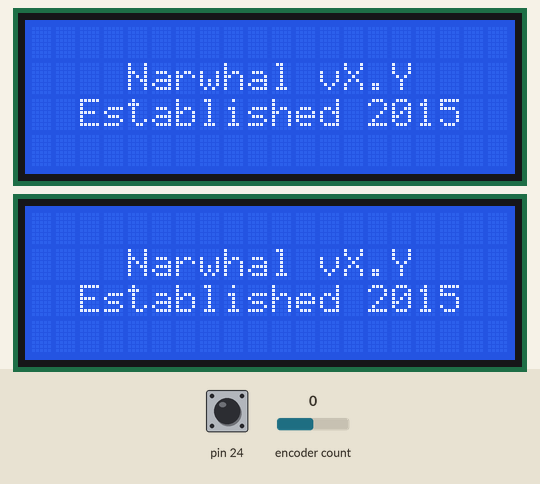
Simulated run of this sketch. Board: Arduino Mega 2560, built with avr-gcc and run on an emulated ATmega2560. On the bench: 2 × 20×4 character LCD. Inputs (shaded band) come from the test bench; at power-on: pin 24 HIGH, encoder count 0.

Above: at 0.2 s.
At 3.3 s:
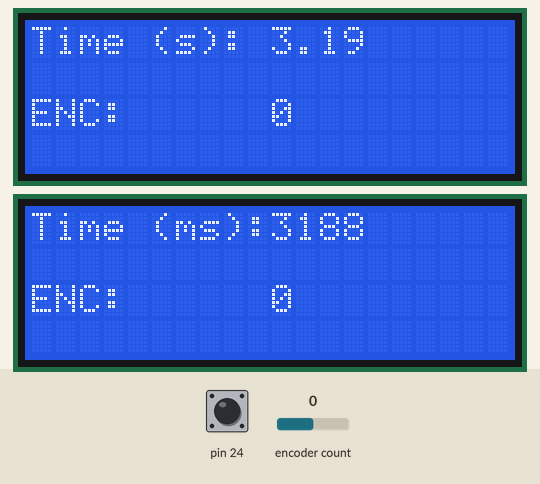
At 12.3 s:
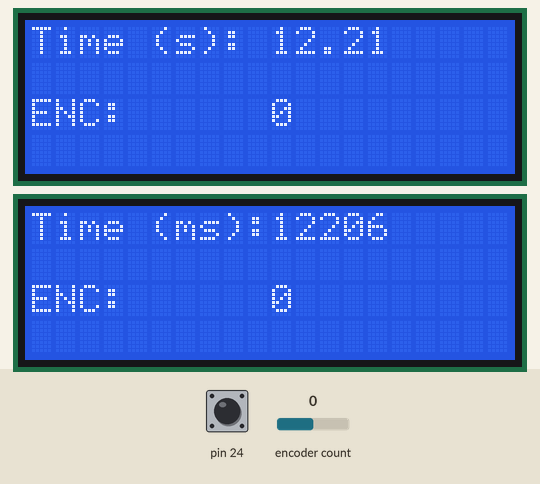
At 21.3 s:
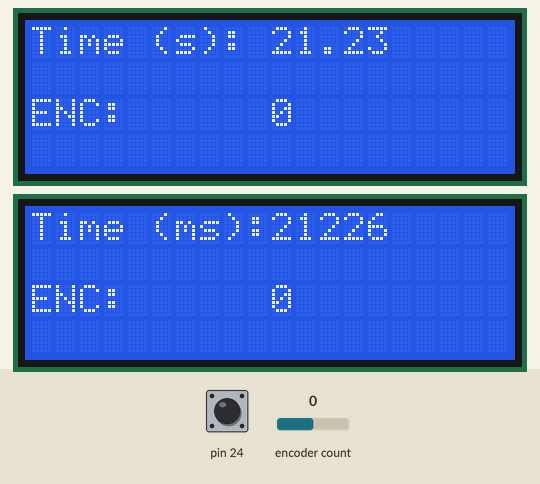
At 30.3 s:
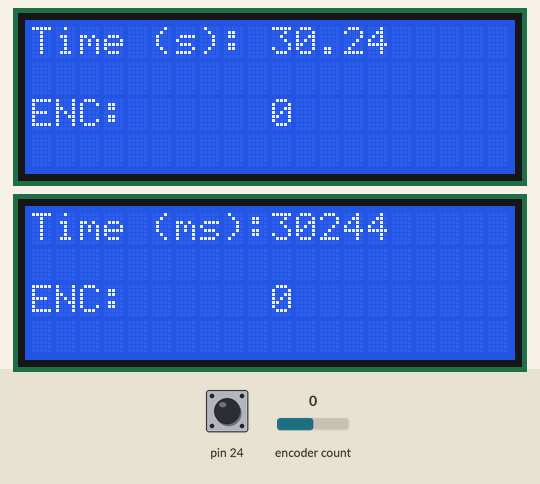
At 39.4 s:
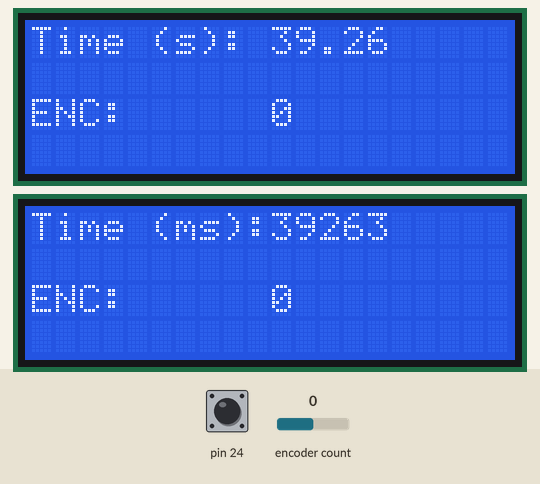

The sketch:

HardwareTest.ino
```cpp
#include <LiquidCrystal.h>

#include <ClickEncoder.h>


// include the library code:
#include <Arduino.h>
#include <TimerOne.h>
#include <Wire.h>
#include <LiquidCrystal_I2C.h>


#define LCD_1_BACKLIGHT_PIN     3
#define LCD_1_En_pin  2
#define LCD_1_Rw_pin  1
#define LCD_1_Rs_pin  0
#define LCD_1_D4_pin  4
#define LCD_1_D5_pin  5
#define LCD_1_D6_pin  6
#define LCD_1_D7_pin  7

#define HLT_ENC_A 22
#define HLT_ENC_B 23
#define HLT_ENC_SW 24
#define HLT_ENC_DEG_PER_NOTCH 4

#define MAIN_ENC_A 31
#define MAIN_ENC_B 32
#define MAIN_ENC_SW 33
#define MAIN_ENC_DEG_PER_NOTCH 1

// initialize the library with the numbers of the interface pins
LiquidCrystal_I2C lcd( 0x27, LCD_1_En_pin , LCD_1_Rw_pin, LCD_1_Rs_pin, LCD_1_D4_pin, LCD_1_D5_pin, LCD_1_D6_pin, LCD_1_D7_pin );
LiquidCrystal_I2C lcd2( 0x26, LCD_1_En_pin , LCD_1_Rw_pin, LCD_1_Rs_pin, LCD_1_D4_pin, LCD_1_D5_pin, LCD_1_D6_pin, LCD_1_D7_pin );

ClickEncoder *ENC1;
int16_t last1, value1;
//ClickEncoder *ENC2;
int16_t last2, value2;

void timerIsr() {
  ENC1->service();
  //ENC2->service();
}

void setup() {

  ENC1 = new ClickEncoder(HLT_ENC_A, HLT_ENC_B, HLT_ENC_SW, HLT_ENC_DEG_PER_NOTCH);
  //ENC2 = new ClickEncoder(MAIN_ENC_A, MAIN_ENC_B, MAIN_ENC_SW, MAIN_ENC_DEG_PER_NOTCH);
  Timer1.initialize(1000);
  Timer1.attachInterrupt(timerIsr);
  last1 = -1;
  last2 = -1;

  pinMode(22,OUTPUT);
  digitalWrite(22, HIGH);       // turn on pullup resistors

  pinMode (A0, INPUT);
  pinMode (A1, INPUT);
  //analogReference(INTERNAL1V1);

  Serial.begin(9600);
  //Setup the LCD
  lcd.setBacklightPin(LCD_1_BACKLIGHT_PIN,POSITIVE);
  lcd.setBacklight(HIGH);
  lcd.begin (20,4);

  lcd2.setBacklightPin(LCD_1_BACKLIGHT_PIN,POSITIVE);
  lcd2.setBacklight(HIGH);
  lcd2.begin (20,4);

  lcd.setCursor(4,1);
  lcd.print("Narwhal vX.Y");
  lcd.setCursor(2,2);
  lcd.print("Established 2015");

  lcd2.setCursor(4,1);
  lcd2.print("Narwhal vX.Y");
  lcd2.setCursor(2,2);
  lcd2.print("Established 2015");
  delay(3000);
  lcd.clear();
  lcd2.clear();
}

unsigned long lastdisplayUpdate = 0;
unsigned long displayUpdateFrequencyMillis = 500;

void loop() {

  value1 += ENC1->getValue();
  //value2 += ENC2->getValue();
  if (value1 != last1) {
    last1 = value1;
  }
  if (value2 != last2) {
    last2 = value2;
  }

  //uPDATE dISPAY
  unsigned long currentMillis = millis();

  if (currentMillis > (lastdisplayUpdate + displayUpdateFrequencyMillis))
  {
    lastdisplayUpdate = currentMillis;
    float time_s = (float)currentMillis/1000;

    lcd.setCursor(0,0);
    lcd.print("Time (s):");
    lcd.setCursor(10,0);
    lcd.print(time_s);
    lcd.setCursor(0,2);
    lcd.print("ENC:");
    lcd.setCursor(10,2);
    lcd.print(value1);

    lcd2.setCursor(0,0);
    lcd2.print("Time (ms):");
    lcd2.setCursor(10,0);
    lcd2.print(currentMillis);
    lcd2.setCursor(0,2);
    lcd2.print("ENC:");
    lcd2.setCursor(10,2);
    lcd2.print(value2);
  }


}
```

Measured:
- what the display in image 0 shows lasts 3.0 s, from 0.2 s to 3.2 s
- what the display in image 1 shows lasts 0.5 s, from 3.2 s to 3.7 s
